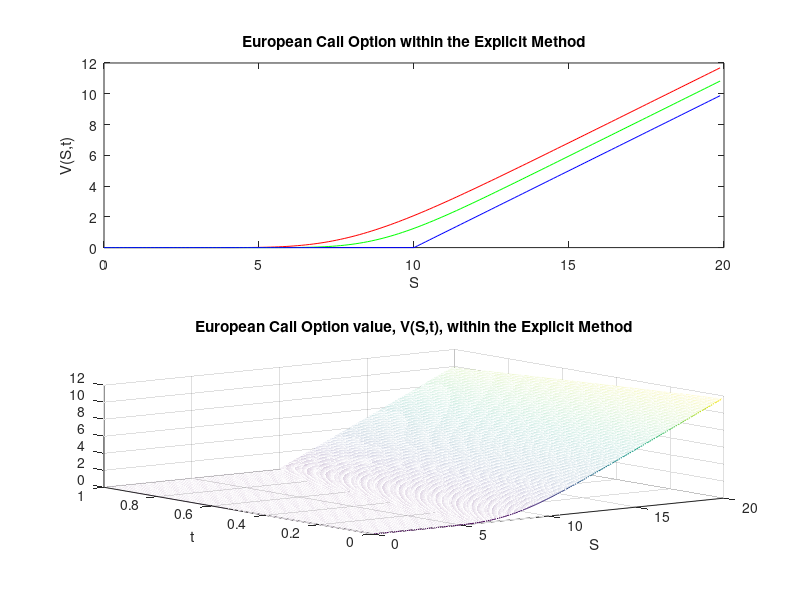

Write MATLAB code to recreate this figure.
clear; clc; close all;

% Evaluates an European Call option by using an explicit method

% params of the problem
r = 0.2;  % Interest rate
sigma = 0.25;  % volatility of the underlying
M = 1600;  % the number of time points
N = 160;  % the number of share price points
s_max = 20;  % maximum share price considered
s_min = 0;  % minimum share price considered
T = 1.;  % maturation (expiry)of contract
E = 10;  % exercise price of the underlying

dt = (T/M);  % time step
ds = (s_max - s_min)/N; % price step

% Initializing the option value
v(1:N, 1:M) = 0;

% Initial conditions prescribed by the European Call payoff at expiry:
% V(S,T) = max(S-E,0);
v(1:N,1) = max((s_min + (0:N-1)*ds - E), zeros(size(1:N)))';

% Boundary conditions prescribed by the European Call:
v(1, 2:M) = zeros(M-1,1)';  % V(0,t)=0
v(N, 2:M) = ((N-1)*ds + s_min) - E*exp(-r*(1:M-1)*dt);  % V(S,t) = S-Eexp[-r(T-t)] as S ->inf

% Determining the matrix coeficients of the explicit method
aa = 0.5*dt*(sigma*sigma*(1:N-2).*(1:N-2)-r*(1:N-2))';
bb = 1-dt*(sigma*sigma*(1:N-2).*(1:N-2)+r)';
cc = 0.5*dt*(sigma*sigma*(1:N-2).*(1:N-2)+r*(1:N-2))';

% Implementing the explicit method
for i = 2:M
    v(2:N-1, i) = bb.*v(2:N-1, i-1)+cc.*v(3:N, i-1)+aa.*v(1:N-2, i-1);
end

% Reversal of the time components in the matrix as the solution of the BlackScholes
% equation was performed backwards
v=fliplr(v);

% the value of the option V(S,t) as a function of S
% at three different times:t=0, T/2 and T (expiry).
subplot(2,1,1)
plot(s_min + ds*(0:N-1),v(1:N,1)', 'r-', s_min + ds*(0:N-1), v(1:N, round(M/2))', 'g-', s_min + ds*(0:N-1), v(1:N,M)', 'b-');
xlabel('S'); ylabel('V(S,t)');
title('European Call Option within the Explicit Method');

% the Value of the option V(S,t)
subplot(2,1,2)
mesh(s_min + ds*(0:N-1), dt*(0:M-1), v(1:N, 1:M)')
title('European Call Option value, V(S,t), within the Explicit Method')
xlabel('S'); ylabel('t');